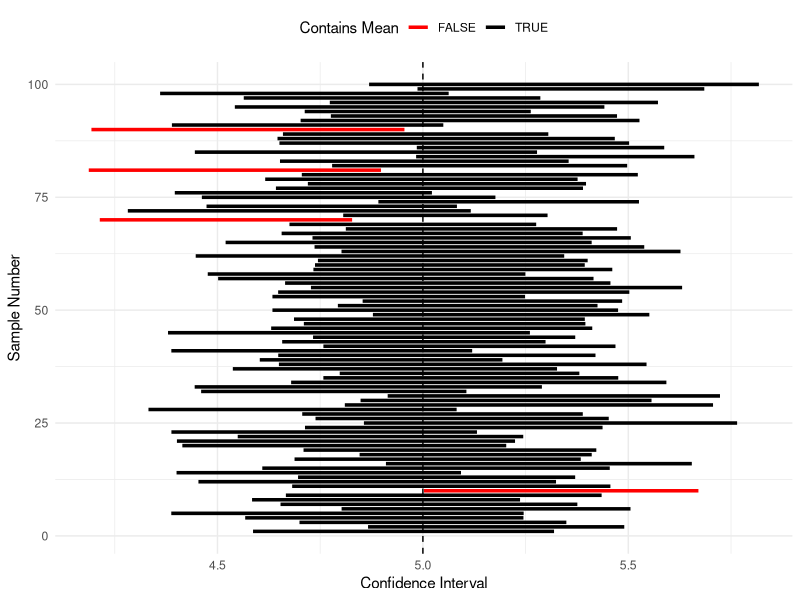
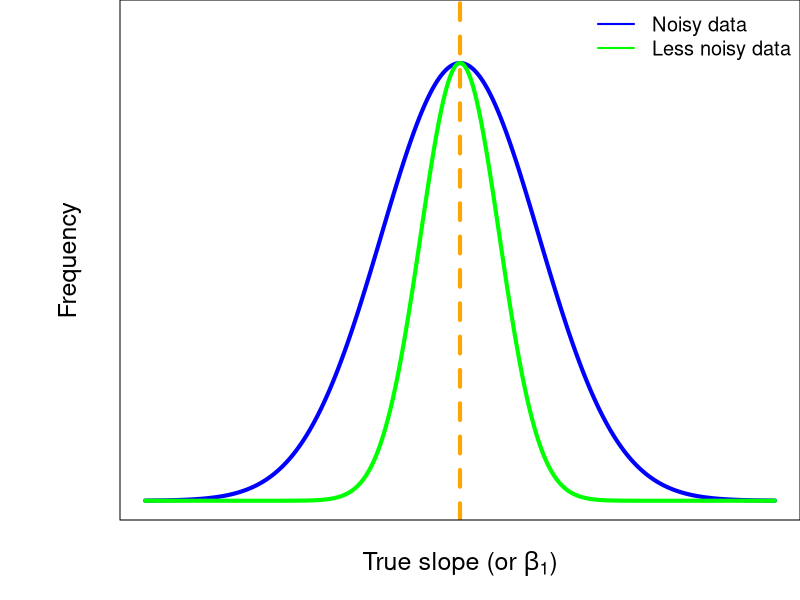
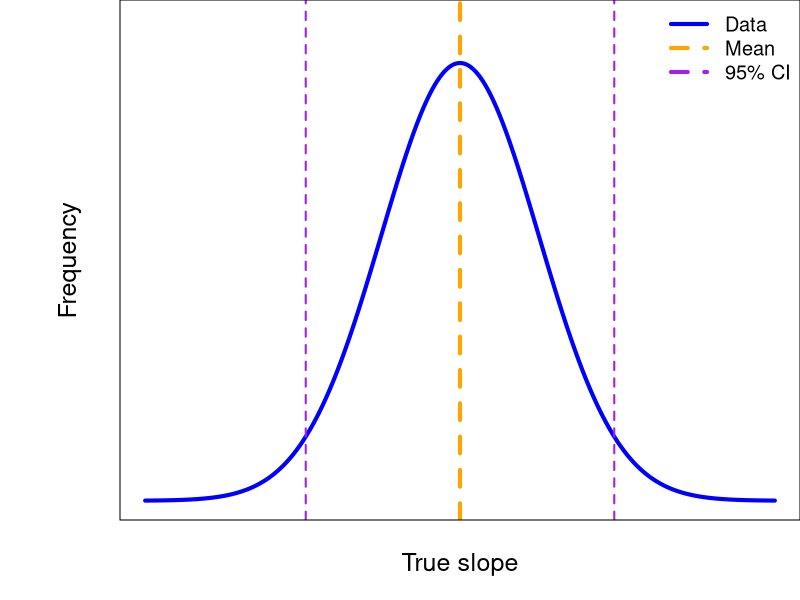
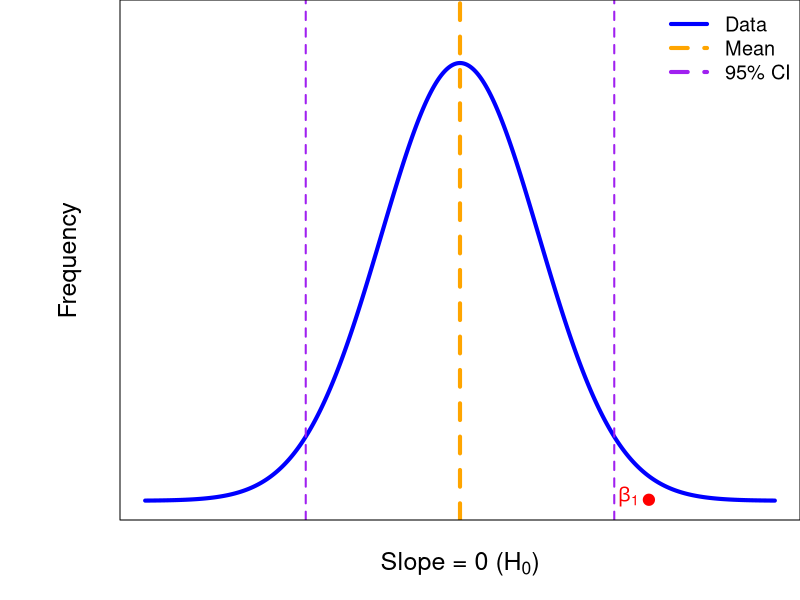
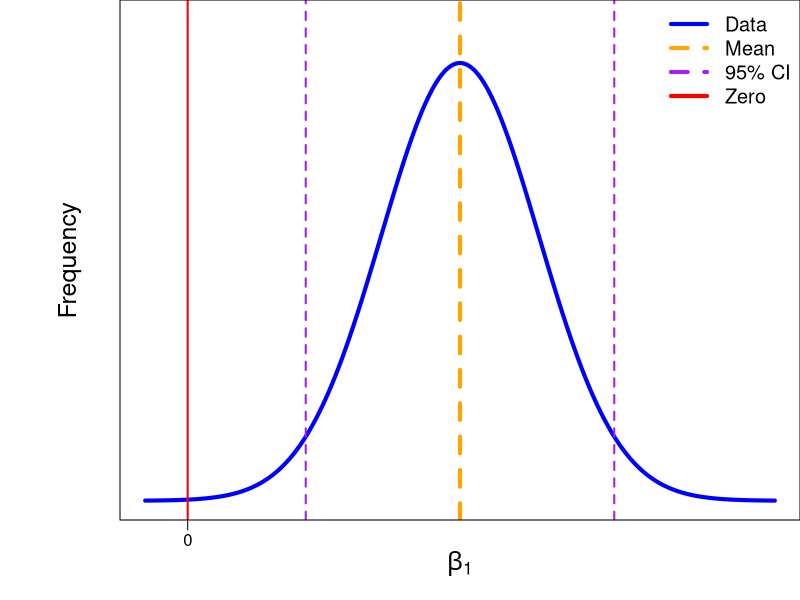
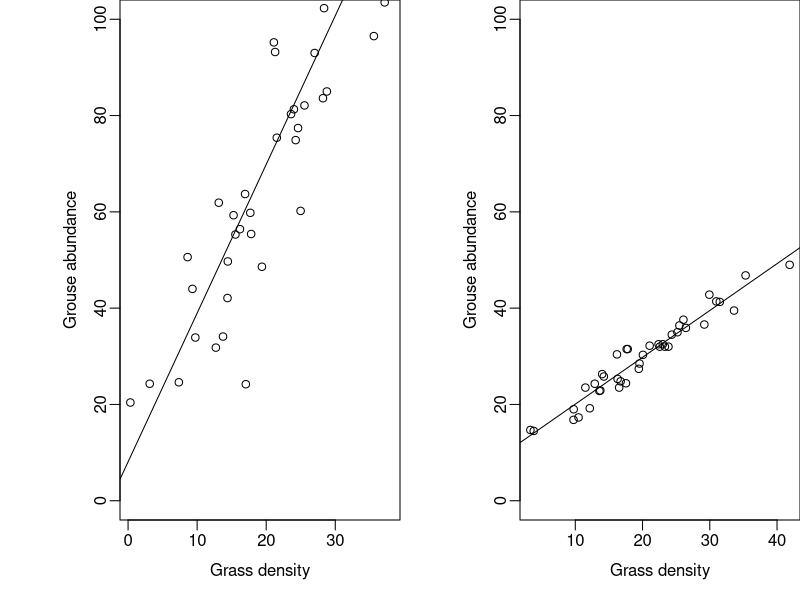

Reproduce these figures in R, in order. (Note: this script raises an error after producing the figures.)
## ---- chunk 1

knitr::opts_chunk$set(
	echo = TRUE,
	message = FALSE,
	warning = FALSE,
	cache = TRUE
)
## ---- chunk 2

#  NRES 710, Linear Regression 2 
#     University of Nevada, Reno
#     Presenting results of linear regression   

## ---- chunk 3
# Set the seed for reproducibility
set.seed(123)

# Parameters
mu <- 5
n_simulations <- 100
n_samples <- 30
alpha <- 0.05

# Function to calculate 95% CI
calculate_ci <- function(data, alpha) {
  mean_val <- mean(data)
  se <- sd(data) / sqrt(length(data))
  error <- qt(1 - alpha/2, df=length(data) - 1) * se
  ci_lower <- mean_val - error
  ci_upper <- mean_val + error
  return(c(ci_lower, ci_upper))
}

# Simulate data and calculate CIs
ci_list <- matrix(NA, nrow=n_simulations, ncol=2)
for (i in 1:n_simulations) {
  sample_data <- rnorm(n_samples, mean=mu, sd=1)
  ci_list[i, ] <- calculate_ci(sample_data, alpha)
}

# Create a data frame for plotting
ci_df <- data.frame(
  Sample = 1:n_simulations,
  CI_Lower = ci_list[, 1],
  CI_Upper = ci_list[, 2],
  Contains_Mu = (ci_list[, 1] <= mu & ci_list[, 2] >= mu)
)

# Plotting the CIs
library(ggplot2)
ggplot(ci_df, aes(y = Sample, x = CI_Lower, xend = CI_Upper)) +
  geom_segment(aes(yend = Sample, color = Contains_Mu), size = 1.2) +
  scale_color_manual(values = c("TRUE" = "black", "FALSE" = "red")) +
  geom_vline(xintercept = mu, linetype = "dashed") +
  labs(x = "Confidence Interval",
       y = "Sample Number",
       color = "Contains Mean") +
  theme_minimal() +
  theme(legend.position = "top")

## ---- chunk 4
# Set parameters for the normal distribution
mean_slope <- 0  # Mean labeled as "Slope"
sd_slope <- 1    # Standard deviation

# Create a sequence of x values
x_values <- seq(mean_slope - 4 * sd_slope, mean_slope + 4 * sd_slope, length.out = 1000)

# Calculate the density values and normalize them
density_values <- dnorm(x_values, mean = mean_slope, sd = sd_slope)
density_values_less_noisy <- dnorm(x_values, mean = mean_slope, sd = sd_slope / 2)

# Normalize the density values so that their peaks are the same
density_values <- density_values / max(density_values)
density_values_less_noisy <- density_values_less_noisy / max(density_values_less_noisy)

# Reduce outer margins
par(mar = c(4, 6, 0, 0), mgp = c(2, 0.5, 0))  # bottom, left, top, right

# Plot the normal distribution
plot(x_values, density_values, type = "l", col = "blue", lwd = 4,
     xlab = expression("True slope (or " * beta[1] * ")"), ylab = "Frequency", cex.lab = 1.5,
     ylim = c(0, 1.1), axes = FALSE)

# Add the second normal distribution
lines(x_values, density_values_less_noisy, col = "green", lwd = 4)

# Add vertical line for the mean
abline(v = mean_slope, lty = 2, lwd = 4, col = "orange")

# Add box around the plot
box()

# Add legend
legend("topright", legend = c("Noisy data", "Less noisy data"), 
       col = c("blue", "green"), lwd = 2, bty = "n", cex = 1.2)
## ---- chunk 5
# Set parameters for the normal distribution
mean_slope <- 0  # Mean labeled as "Slope"
sd_slope <- 1    # Standard deviation
ci_level <- 0.95  # Confidence level

# Calculate the 95% CI boundaries
z_score <- qnorm((1 + ci_level) / 2)
ci_lower <- mean_slope - z_score * sd_slope
ci_upper <- mean_slope + z_score * sd_slope

# Create a sequence of x values
x_values <- seq(mean_slope - 4 * sd_slope, mean_slope + 4 * sd_slope, length.out = 1000)

# Calculate the density values and normalize them
density_values <- dnorm(x_values, mean = mean_slope, sd = sd_slope)

# Normalize the density values so that their peaks are the same
density_values <- density_values / max(density_values)

# Reduce outer margins
par(mar = c(4, 6, 0, 0), mgp = c(2, 0.5, 0))  # bottom, left, top, right

# Plot the normal distribution
plot(x_values, density_values, type = "l", col = "blue", lwd = 4,
     xlab = expression("True slope"), ylab = "Frequency", cex.lab = 1.5,
     ylim = c(0, 1.1), axes = FALSE)

# Add vertical line for the mean
abline(v = mean_slope, lty = 2, lwd = 4, col = "orange")

# Add vertical lines for the 95% CI
abline(v = ci_lower, col = "purple", lwd = 2, lty = 2)
abline(v = ci_upper, col = "purple", lwd = 2, lty = 2)

# Add box around the plot
box()

# Add legend
legend("topright", legend = c("Data", "Mean", "95% CI"), 
       col = c("blue", "orange", "purple"), lwd = 4, lty = c(1, 2, 2), bty = "n", cex = 1.2)
## ---- chunk 6
# Set parameters for the normal distribution
mean_slope <- 0  # Mean labeled as "Slope"
sd_slope <- 1    # Standard deviation
ci_level <- 0.95  # Confidence level

# Calculate the 95% CI boundaries
z_score <- qnorm((1 + ci_level) / 2)
ci_lower <- mean_slope - z_score * sd_slope
ci_upper <- mean_slope + z_score * sd_slope

# Create a sequence of x values
x_values <- seq(mean_slope - 4 * sd_slope, mean_slope + 4 * sd_slope, length.out = 1000)

# Calculate the density values and normalize them
density_values <- dnorm(x_values, mean = mean_slope, sd = sd_slope)

# Normalize the density values so that their peaks are the same
density_values <- density_values / max(density_values)

# Reduce outer margins
par(mar = c(4, 6, 0, 0), mgp = c(2, 0.5, 0))  # bottom, left, top, right

# Plot the normal distribution
plot(x_values, density_values, type = "l", col = "blue", lwd = 4,
     xlab = expression("Slope = 0 (" * H[0] * ")"), ylab = "Frequency", cex.lab = 1.5,
     ylim = c(0, 1.1), axes = FALSE)

# Add vertical line for the mean
abline(v = mean_slope, lty = 2, lwd = 4, col = "orange")

# Add vertical lines for the 95% CI
abline(v = ci_lower, col = "purple", lwd = 2, lty = 2)
abline(v = ci_upper, col = "purple", lwd = 2, lty = 2)

# Add a dot in the bottom right tail and label it as "Beta1"
dot_x <- mean_slope + 2.4 * sd_slope  # Position of the dot
dot_y <- dnorm(dot_x, mean = mean_slope, sd = sd_slope) / max(density_values) * 0.1  # Adjust y position
points(dot_x, dot_y, pch = 19, col = "red", cex = 1.5)
text(dot_x, dot_y, labels = expression(beta[1]), pos = 2, col = "red", cex = 1.2)

# Add box around the plot
box()

# Add legend
legend("topright", legend = c("Data", "Mean", "95% CI"), 
       col = c("blue", "orange", "purple"), lwd = 4, lty = c(1, 2, 2), bty = "n", cex = 1.2)
## ---- chunk 7
# Set parameters for the normal distribution
mean_slope <- 0  # Mean labeled as "Slope"
sd_slope <- 1    # Standard deviation
ci_level <- 0.95  # Confidence level

# Calculate the 95% CI boundaries
z_score <- qnorm((1 + ci_level) / 2)
ci_lower <- mean_slope - z_score * sd_slope
ci_upper <- mean_slope + z_score * sd_slope

# Create a sequence of x values
x_values <- seq(mean_slope - 4 * sd_slope, mean_slope + 4 * sd_slope, length.out = 1000)

# Calculate the density values and normalize them
density_values <- dnorm(x_values, mean = mean_slope, sd = sd_slope)

# Normalize the density values so that their peaks are the same
density_values <- density_values / max(density_values)

# Reduce outer margins
par(mar = c(4, 6, 0, 0), mgp = c(2, 0.5, 0))  # bottom, left, top, right

# Plot the normal distribution
plot(x_values, density_values, type = "l", col = "blue", lwd = 4,
     xlab = expression(beta[1]), ylab = "Frequency", cex.lab = 1.5,
     ylim = c(0, 1.1), axes = FALSE)

# Add vertical line for the mean
abline(v = mean_slope, lty = 2, lwd = 4, col = "orange")

# Add vertical lines for the 95% CI
abline(v = ci_lower, col = "purple", lwd = 2, lty = 2)
abline(v = ci_upper, col = "purple", lwd = 2, lty = 2)

#  Add vertical line to the right of the 95% CI and label it zero
zero_line <- ci_lower - 1.5
abline(v = zero_line, col = "red", lwd = 2, lty = 1)

# Add x-axis with a single tick for zero
axis(1, at = -3.46, labels = "0", las = 1)

# Add box around the plot
box()

# Add legend
legend("topright", legend = c("Data", "Mean", "95% CI", "Zero"), 
       col = c("blue", "orange", "purple", "red"), lwd = 4, lty = c(1, 2, 2, 1), bty = "n", cex = 1.2)

## ---- chunk 8
# Set the seed for reproducibility
set.seed(123)

# Set up the plotting area to display two plots side by side
par(mfrow = c(1, 2))

# Simulate data for the shallow slope
n <- 40
x1 <- rnorm(n, mean = 20, sd = 10)
y1 <- round(10 + 3 * x1 + rnorm(n, mean = 0, sd = 16), 1)

# Create a data frame for the shallow slope
datum1 <- data.frame(x = x1, y = y1)

# Plot the data with the shallow slope
plot(y ~ x, data = datum1,
     ylim=c(0, 100), xlab = "Grass density", ylab = "Grouse abundance")

# Add a line to the plot for the shallow slope
results1 <- lm(y ~ x, data = datum1)
abline(results1)

# Simulate data for the steep slope
x2 <- rnorm(n, mean = 20, sd = 10)
y2 <- round(10 + 1 * x2 + rnorm(n, mean = 0, sd = 2), 1)

# Create a data frame for the steep slope
datum2 <- data.frame(x = x2, y = y2)

# Plot the data with the steep slope
plot(y ~ x, data = datum2,
     ylim=c(0, 100), xlab = "Grass density", ylab = "Grouse abundance")

# Add a line to the plot for the steep slope
results2 <- lm(y ~ x, data = datum2)
abline(results2)
## ---- chunk 9
### Simulate data

# Set the seed for reproducibility
set.seed(123)

# Simulate a continuous predictor variable, precipitation
n <- 30
precip <- runif(n, min = 0, max = 10)

# Simulate the true, predicted response of biomass to precip (y-hat)
y_hat <- 2 + 3 * precip

# Simulate error for the response variable
error <- rnorm(n, mean = 0, sd = 2)

# Create the response variable, biomass
# biomass = beta0 + beta1 * precip + epsilon
biomass <- y_hat + error

# Create a data frame
datum <- data.frame(precip = precip, y_hat = y_hat, error = error, biomass = biomass)

# Save the datafile
write.csv(datum, "lecture_4_dataset1.csv")


### Analyze data

# Read in the data
datum <- read.csv("lecture_4_dataset1.csv")

# Fit the linear model
results <- lm(biomass ~ precip, data = datum)

# Examine the results
summary(results)

# Print the confidence intervals
confint(results)
# These are actually the confidence limits! Annoying
# How do we calculate the confidence intervals

## ---- chunk 10
# Print the confidence intervals
confint(results)
# These are actually the confidence limits! Annoying

## ---- chunk 11
(3.071 - 2.556) / 2
3.071 - 2.814
